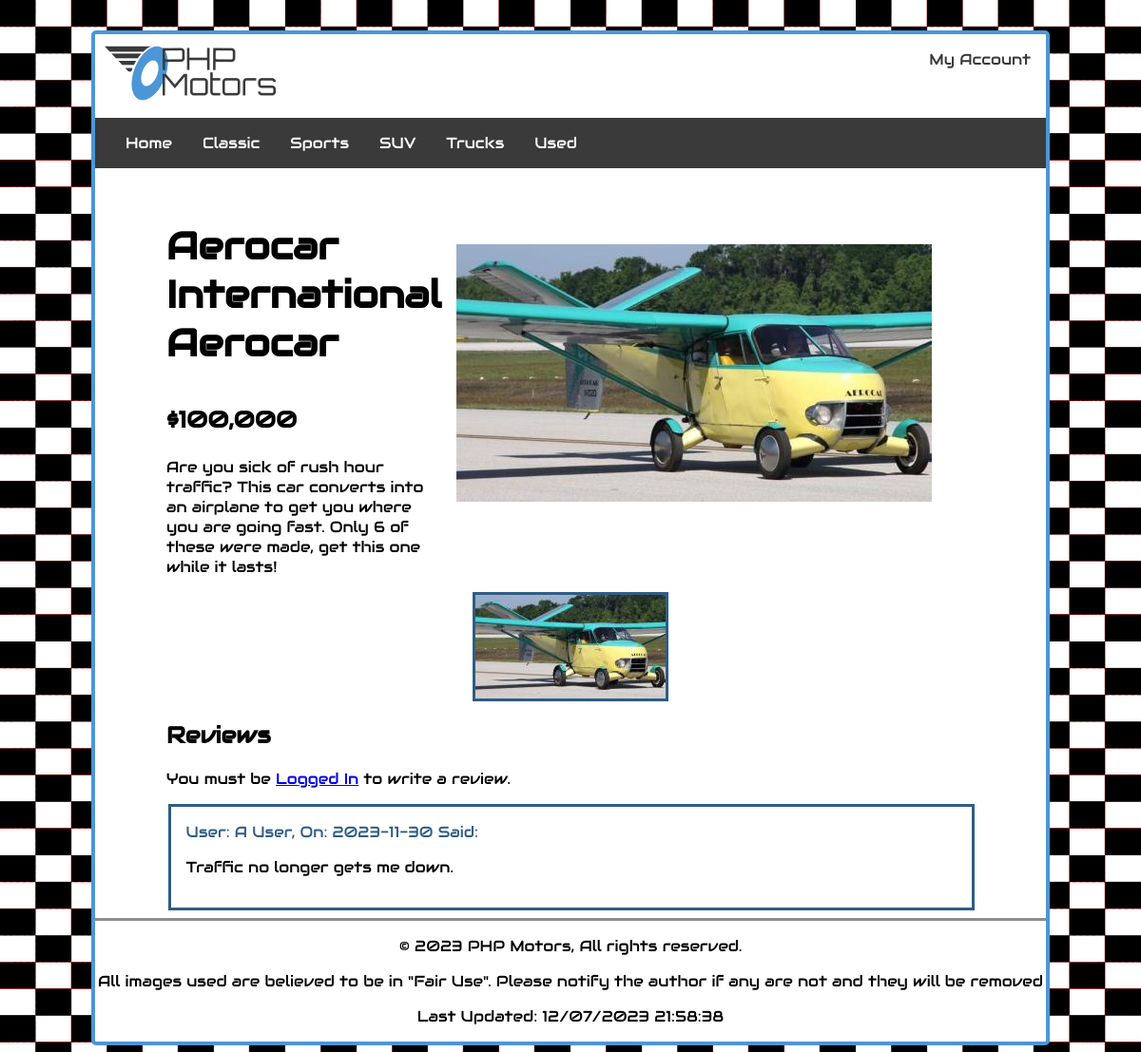
Page /phpmotors/vehicles/?action=vehicleDetails&invId=13 on the committed database.
### tables this page shows
CREATE TABLE `carclassification` (
  `classificationId` int(11) NOT NULL,
  `classificationName` varchar(30) NOT NULL
);

CREATE TABLE `inventory` (
  `invId` int(10) UNSIGNED NOT NULL,
  `invMake` varchar(30) NOT NULL,
  `invModel` varchar(30) NOT NULL,
  `invDescription` text NOT NULL,
  `invImage` varchar(50) NOT NULL,
  `invThumbnail` varchar(50) NOT NULL,
  `invPrice` int(10) NOT NULL,
  `invStock` smallint(6) NOT NULL,
  `invColor` varchar(20) NOT NULL,
  `classificationId` int(11) NOT NULL
);

CREATE TABLE `images` (
  `imgId` int(10) UNSIGNED NOT NULL,
  `invId` int(10) UNSIGNED NOT NULL,
  `imgName` varchar(100) NOT NULL,
  `imgPath` varchar(150) NOT NULL,
  `imgDate` timestamp NOT NULL DEFAULT current_timestamp(),
  `imgPrimary` tinyint(4) NOT NULL DEFAULT 0
);

CREATE TABLE `reviews` (
  `reviewId` int(10) UNSIGNED NOT NULL,
  `reviewText` text NOT NULL,
  `reviewDate` timestamp NOT NULL DEFAULT current_timestamp(),
  `invId` int(10) UNSIGNED NOT NULL,
  `clientId` int(10) UNSIGNED NOT NULL
);

CREATE TABLE `clients` (
  `clientId` int(10) UNSIGNED NOT NULL,
  `clientFirstname` varchar(15) NOT NULL,
  `clientLastname` varchar(25) NOT NULL,
  `clientEmail` varchar(40) NOT NULL,
  `clientPassword` varchar(255) NOT NULL,
  `clientLevel` enum('1','2','3') NOT NULL DEFAULT '1',
  `comment` text DEFAULT NULL
);

### phpmotors/model/uploads-model.php (called while the page is built, shortened)
<?php
function getThumbs($invId) {
    $db = phpmotorsConnect();
    $sql = "SELECT imgPath FROM images WHERE invId = :invId AND imgName LIKE '%-tn%'";
    $stmt = $db->prepare($sql);
    $stmt->bindValue(':invId', $invId, PDO::PARAM_STR);
    $stmt->execute();
    $imageMatch = $stmt->fetchAll();
    return $imageMatch;
}
?>

### phpmotors/model/reviews-model.php (called while the page is built, shortened)
<?php
function getVehicleReviews($invId) {
    $db = phpmotorsConnect();
    $sql = 'SELECT reviewText, reviewDate, clientFirstname, clientLastname FROM reviews r JOIN clients c ON r.clientId = c.clientId WHERE invId = :invId ORDER BY r.reviewDate DESC';
    $stmt = $db->prepare($sql);
    $stmt->bindValue(':invId', $invId, PDO::PARAM_INT);
    $stmt->execute();
    $reviews = $stmt->fetchAll(PDO::FETCH_ASSOC);
    return $reviews;
}
?>

### phpmotors/library/functions.php (the view, shortened to what this page needs)
<?php
function buildList($classifications) {
    $navList = '<ul class="nav">';
    $navList .= "<li><a href='/phpmotors/index.php' title='View the PHP motors home page'>Home</a></li>";
    foreach ($classifications as $classification) {
        $navList .="<li><a href='/phpmotors/vehicles/?action=listCars&classificationName=".urlencode($classification['classificationName'])."' title='View our $classification[classificationName] product line'>$classification[classificationName]</a></li>";
    }
    $navList .='</ul>';
    return $navList;
}
function getClassList() {
    $db = phpmotorsConnect();
    $sql = 'SELECT * FROM carClassification ORDER BY classificationName ASC';
    $stmt = $db->prepare($sql);
    $stmt->execute();
    $classifications = $stmt->fetchAll();
    return $classifications;
}
function buildReviewsDisplay($reviews) {
    $list = '<div id="reviews">';
    foreach ($reviews as $review) {
        $fname = substr($review['clientFirstname'], 0, 1);
        $postDate = substr($review['reviewDate'], 0, 10);
        $list .= "<article class='reviewText'><span>User: $fname $review[clientLastname], On: $postDate Said:</span>";
        $list .= "<p>$review[reviewText]</p></article>";
    }
    $list .= '</div>';
    return $list;
}
?>

### phpmotors/model/vehicles-model.php (shortened to what this page needs)
<?php
function getInvItemInfo($invId) {
    $db = phpmotorsConnect();
    $sql = 'SELECT *, imgPath FROM inventory i JOIN images p ON i.invId = p.invId WHERE i.invId = :invId AND p.imgPrimary = 1';
    $stmt = $db->prepare($sql);
    $stmt->bindValue(':invId', $invId, PDO::PARAM_INT);
    $stmt->execute();
    $invInfo = $stmt->fetch(PDO::FETCH_ASSOC);
    return $invInfo;
}
function buildVehicleDetails($details, $thumbnails) {
    $price = number_format($details['invPrice']);
    $dv = "<div id='vehicleDisplay'>";
    $dv .= "<article id='text'>";
    $dv .= "<h1>$details[invMake] $details[invModel]</h1>";
    $dv .= "<h3>$$price</h3>";
    $dv .= "<p>$details[invDescription]</p>";
    $dv .= "</article>";
    $dv .= "<img src='$details[imgPath]' alt='$details[invMake] $details[invModel] on phpmotors.com' class='fullImage'>";
    $dv .= "</div>";
    $dv .= "<div id='thumbs'>";
    $iter = 1;
    foreach ($thumbnails as $thumb) {
        $dv .= "<img src='$thumb[imgPath]' alt='$details[invMake] $details[invModel] thumbnail $iter on phpmotors.com' class='smallImage'>";
        $iter ++;
    }
    $dv .= "</div>";
    return $dv;
}
?>

### phpmotors/styles/motors.css (style rules this page uses)
html { background-image: url(../images/checkerboard.jpg); background-repeat: repeat; background-size: 25%; }
body { border: 4px solid #4c96d7; border-radius: 5px; background-color: white; max-width: 1000px; min-width: 400px; margin: 2rem auto; font-family: "Audiowide", sans-serif; font-size: 1rem; }
header a { text-decoration: none; color: #3a3a3a; grid-column: 3; }
.nav { grid-area: 2/1/3/4; background-color: #3a3a3a; display: flex; justify-content: flex-start; flex-wrap: wrap; padding: 1rem; }
.nav li { list-style: none; }
.nav a { color: white; text-decoration: none; padding: 1rem; }
#reviews { grid-area: 5/1/6/5; margin-left: 0.1em; }
#details img { max-width: 100%; height: auto; margin: 0 auto; }
#details h1 { font-size: 2.5rem; }
#details h3 { font-size: 1.5rem; }
#details p { font-size: 1rem; }
#thumbs { display: flex; flex-grow: 1; flex-wrap: wrap; gap: 0.5rem; justify-content: space-around; margin-bottom: 1rem; }
.smallImage { max-width: 75%; height: auto; border: 3px solid #2f5d85; transition: transform 1s; }
.reviewText { padding: 1rem; border: 3px solid #2f5d85; margin: 0.5rem auto; }
.reviewText :not(p) { color: #2f5d85; }
@media (min-width: 680px) { #vehicleDisplay { width: 95%; display: grid; grid-template-columns: 1fr 2fr; } }
@media (min-width: 680px) { #vehicleDisplay img { grid-column: 2/3; margin: 4rem 0 3rem 1rem; } }
@media (min-width: 680px) { #text { grid-column: 1/2; } }
@media screen and (min-width: 851px) { #reviews { grid-area: 4/3/5/5; margin-left: 0.1em; } }

### rows in the picture
carclassification: classificationName "Classic"
carclassification: classificationName "Sports"
carclassification: classificationName "SUV"
carclassification: classificationName "Trucks"
carclassification: classificationName "Used"
inventory: invMake "Aerocar International", invModel "Aerocar", invPrice "100,000", invDescription "Are you sick of rush hour traffic? This car converts into an airplane to get you where you are going fast. Only 6 of these were made, get this one while it lasts!"
images: imgPath (picture)
images: imgPath (picture)
reviews: clientId.clientFirstname "A", clientId.clientLastname "User", reviewDate "2023-11-30", reviewText "Traffic no longer gets me down."
